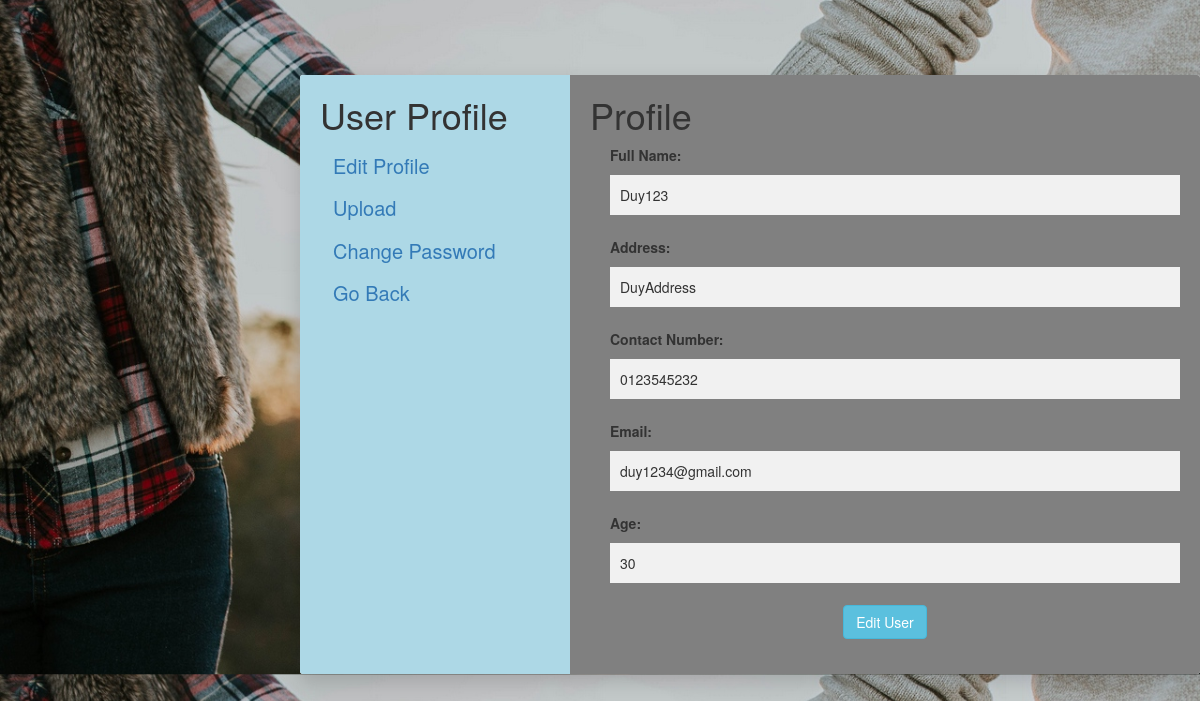
The page /information.php (signed in) on the database its author committed.
### tables this page shows
CREATE TABLE `account` (
   `Username` varchar(100) NOT NULL,
   `Password` varchar(100) NOT NULL,
   `Email` varchar(100) NOT NULL,
   `Fullname` varchar(100) DEFAULT NULL,
   `Address` varchar(100) DEFAULT NULL,
   `ContactNumber` varchar(100) DEFAULT NULL,
   `Age` int(11) DEFAULT NULL,
   `AccessLevel` varchar(15) DEFAULT NULL
 );

### information.php (the view, shortened to what this page needs)
<?php
	$Username = $_SESSION['Username'];
	$db = mysqli_connect("localhost", "Admin", "30@12@1998", "soulmate");
	$records = mysqli_query($db,"SELECT * FROM account WHERE Username = '$Username'");
	$rows = mysqli_num_rows($records);
	if ($rows == 1) {
		$field = mysqli_fetch_assoc($records);
	}
?>
<!DOCTYPE html>
<html>
<head>
	<link rel="stylesheet" type="text/css" href="Css/Information.css">
	<link rel="stylesheet" type="text/css" href="Css/style.css">
	<link rel="stylesheet" href="https://maxcdn.bootstrapcdn.com/bootstrap/3.3.7/css/bootstrap.min.css">
</head>
<body class="main">
	<div class="Container">
		<div class="Information-Form padding-top">
			<div class="Table Table2">
				<div class="Left-Table">
					<h1>User Profile</h1>
					<div>
						<a href="Information.php" class="btn btn-link">Edit Profile</a>
					</div>
					<div>
						<a href="upload.php" class="btn btn-link">Upload</a>
					</div>
					<div>
						<a href="changepass.php" class="btn btn-link">Change Password</a>
					</div>
					<div>
						<a href="homepage.php" class="btn btn-link">Go Back</a>
					</div>
				</div>
				<div class="Right-Table">
					<h1>Profile</h1>
					<form class="User-Profile-Form" method="POST" action="information.php">
						<div class="User-Profile-Table">
							<label for="Username"><b>Full Name: </b></label>
							<div>
								<input type="Text" name="Fullname" value="<?php echo $field['Fullname']; ?>">
							</div>
						</div>
						<div class="User-Profile-Table">
							<label for="Address"><b>Address: </b></label>
							<div>
								<input type="Text" name="Address" value="<?php echo $field['Address']; ?>">
							</div>
						</div>
						<div class="User-Profile-Table">
							<label for="ContactNumber"><b>Contact Number: </b></label>
							<div>
								<input type="Text" name="ContactNumber" value="<?php echo $field['ContactNumber']; ?>">
							</div>
						</div>
						<div class="User-Profile-Table">
							<label for="Email"><b>Email: </b></label>
							<div>
								<input type="Text" name="Email" value="<?php echo $field['Email']; ?>">
							</div>
						</div>
						<div class="User-Profile-Table">
							<label for="Age"><b>Age: </b></label>
							<div>
								<input type="Text" placeholder="Yoooo" name="Age" value="<?php echo $field['Age']; ?>">
							</div>
						</div>
						<div class="Button">
							<input type="submit" name="submit" value="Edit User" class="btn btn-info">
						</div>
					</form>
				</div>
			</div>
		</div>
	</div>
</body>
</html>

### Information.css (style rules this page uses)
.Information-Form { max-width: 1300px; padding-left: 300px; }
.Left-Table { background-color: lightblue; display: table-cell; width: 30%; }
.Right-Table { background-color: gray; padding-left: 20px; padding-right: 20px; padding-bottom: 35px; display: table-cell; }
.User-Profile-Table { display: block; padding-left: 20px; }
.Table2 { background: lightblue; -webkit-border-radius: 10px; -moz-border-radius: 10px; border-radius: 10px; -webkit-box-shadow: 0px 8px 20px 0px rgba(0, 0, 0, 0.15); -moz-box-shadow: 0px 8px 20px 0px rgba(0, 0, 0, 0.15); box-shadow: 0px 8px 20px 0px rgba(0, 0, 0, 0.15); width: 100%; display: table; }
.Table { overflow: hidden; -webkit-border-radius: 3px; -moz-border-radius: 3px; border-radius: 3px; background: #fff; }
.Left-Table { padding-left: 20px; }
* { box-sizing: border-box }
input[type=text], input[type=password] { width: 100%; padding: 10px; margin: 5px 0 22px 0; display: inline-block; border: none; background: #f1f1f1; }
.padding-top { padding-top: 75px; }
body { background:url(Soulmate.jpg); background-size: cover; }
a:link { font-size: 20px; background-color: transparent; text-decoration: none; cursor: pointer; }
.Button { text-align: center; }

### N03D1D3/Sources/Css/style.css (style rules this page uses)
a { text-decoration: none; -webkit-transition: all 0.3s ease-in-out; -o-transition: all 0.3s ease-in-out; transition: all 0.3s ease-in-out; }
body { line-height: 24px; font-size: 14px; font-family: "Roboto", sans-serif; font-weight: normal; }
body { background-image: url(x.jpg); background-size: cover; background-position: center; left: 0; right: 0; top: 0; height: 100%; width: 100%; bottom: 0; z-index: -1; }
input { display: none; }
.Container { width: 100%; }

### rows shown on the page
account: Fullname "Duy123", Address "DuyAddress", ContactNumber "0123545232", Email "duy1234@gmail.com", Age "30"
